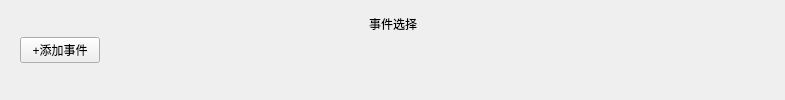
            <widget class="QWidget" name="widget_event" native="true">
             <property name="styleSheet">
              <string notr="true">QWidget#widget_event{background-color: #FFFFFF;}</string>
             </property>
             <layout class="QVBoxLayout" name="layout_event_tmp">
              <property name="spacing">
               <number>0</number>
              </property>
              <item>
               <widget class="QWidget" name="widget_22" native="true">
                <layout class="QHBoxLayout" name="horizontalLayout_14">
                 <property name="spacing">
                  <number>0</number>
                 </property>
                 <property name="topMargin">
                  <number>0</number>
                 </property>
                 <property name="bottomMargin">
                  <number>0</number>
                 </property>
                 <item>
                  <spacer name="horizontalSpacer_15">
                   <property name="orientation">
                    <enum>Qt::Orientation::Horizontal</enum>
                   </property>
                   <property name="sizeHint" stdset="0">
                    <size>
                     <width>349</width>
                     <height>20</height>
                    </size>
                   </property>
                  </spacer>
                 </item>
                 <item>
                  <widget class="QLabel" name="label_16">
                   <property name="text">
                    <string>事件选择</string>
                   </property>
                  </widget>
                 </item>
                 <item>
                  <spacer name="horizontalSpacer_16">
                   <property name="orientation">
                    <enum>Qt::Orientation::Horizontal</enum>
                   </property>
                   <property name="sizeHint" stdset="0">
                    <size>
                     <width>348</width>
                     <height>20</height>
                    </size>
                   </property>
                  </spacer>
                 </item>
                </layout>
               </widget>
              </item>
              <item>
               <widget class="QWidget" name="widget_24" native="true">
                <layout class="QHBoxLayout" name="horizontalLayout_16">
                 <property name="spacing">
                  <number>0</number>
                 </property>
                 <property name="topMargin">
                  <number>0</number>
                 </property>
                 <property name="bottomMargin">
                  <number>0</number>
                 </property>
                 <item>
                  <widget class="QPushButton" name="add_event">
                   <property name="text">
                    <string>+添加事件</string>
                   </property>
                  </widget>
                 </item>
                 <item>
                  <spacer name="horizontalSpacer_17">
                   <property name="orientation">
                    <enum>Qt::Orientation::Horizontal</enum>
                   </property>
                   <property name="sizeHint" stdset="0">
                    <size>
                     <width>40</width>
                     <height>20</height>
                    </size>
                   </property>
                  </spacer>
                 </item>
                </layout>
               </widget>
              </item>
              <item>
               <widget class="QWidget" name="widget_28" native="true">
                <layout class="QVBoxLayout" name="layout_event"/>
               </widget>
              </item>
             </layout>
            </widget>
